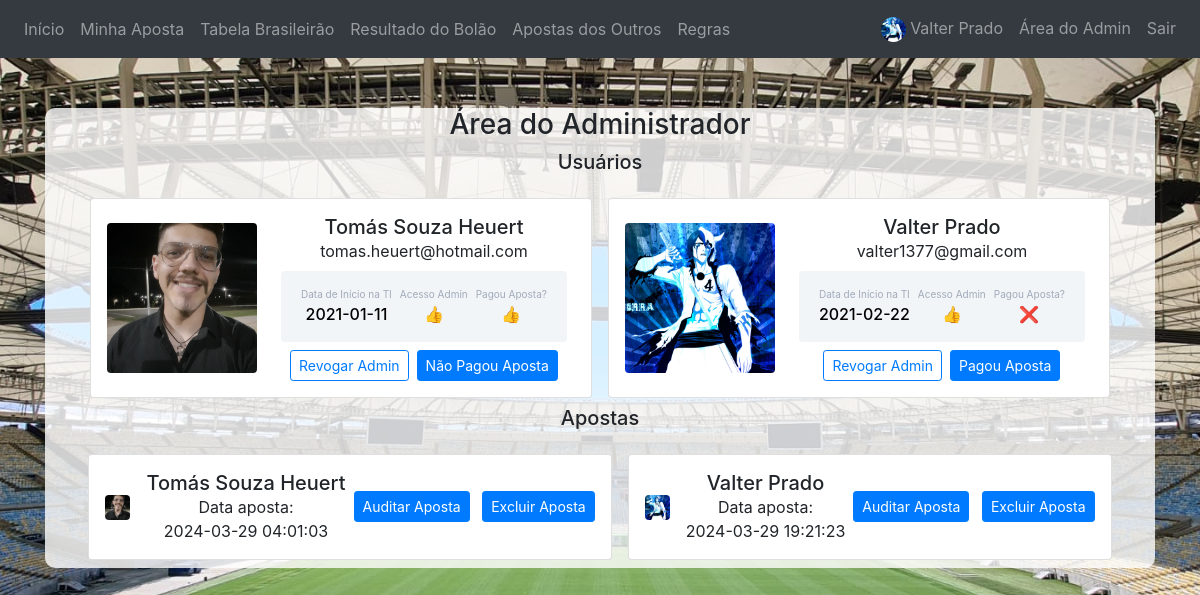
Screenshot of /admin_area (signed in) with the database file from the repository.
### website/models.py (models this page shows)
class User(db.Model, UserMixin):
    id = db.Column(db.Integer, primary_key=True)
    email = db.Column(db.String(150), unique=True)
    password = db.Column(db.String(150))
    cpf = db.Column(db.String(150))
    nome_completo = db.Column(db.String(150))
    pagou_aposta = db.Column(db.Boolean)
    has_admin = db.Column(db.Boolean)
    data_inicioti = db.Column(db.Date)
    foto_perfil = db.Column(db.String(200))
    notes = db.relationship('Note')

class Aposta(db.Model):
    id = db.Column(db.Integer, primary_key=True)
    user_id = db.Column(db.Integer, db.ForeignKey('user.id'))
    aposta_json = db.Column(db.String(10000))
    data_confirmacao = db.Column(db.DateTime(timezone=True), default=func.now())

### website/views.py (the view)
@views.route('/admin_area', methods=['GET','POST'])
@login_required
def admin_area():
    users = User.query.all()
    apostas = Aposta.query.all()
    for aposta in apostas:
        aposta.user = next(user for user in users if user.id == aposta.user_id)
    return render_template('admin_area.html', user=current_user, users=users, apostas=apostas)

### website/__init__.py (called while the page is built)
def create_app():
    app = Flask(__name__)
    app.config['SECRET_KEY'] = 'hjshjhdjah kjshkjdhjs'
    app.config['SQLALCHEMY_DATABASE_URI'] = f'sqlite:///{DB_NAME}'
    app.config["UPLOAD_FOLDER"] = UPLOAD_FOLDER
    db.init_app(app)
    from .views import views
    from .auth import auth
    app.register_blueprint(views, url_prefix='/')
    app.register_blueprint(auth, url_prefix='/')
    from .models import User, Note
    with app.app_context():
        db.create_all()
    login_manager = LoginManager()
    login_manager.login_view = 'auth.login'
    login_manager.login_message = ''
    login_manager.init_app(app)
    @login_manager.user_loader
    def load_user(id):
        return User.query.get(int(id))
    return app

### website/templates/admin_area.html (shortened to what this page needs)
{% extends "base.html" %}
{% block content %}
<div class="admin_area-container">
    <h3 align="center">Área do Administrador</h3>
    {% if user.has_admin %}
    <h5 align="center">Usuários</h5>
    <div class="container-fluid mt-3 d-flex justify-content-center">
        <div class="row">
            {% for user_row in users %}
            <div class="card p-3 m-2">
                <div class="d-flex align-items-center">
                    <div class="image">
                        <img src="{{user_row.foto_perfil}}" class="rounded" width="150px" height="150px"
                            style="object-fit: cover;">
                    </div>
                    <div class="ml-3">
                        <h5 class="mb-0 mt-0">{{user_row.nome_completo}}</h5>
                        <span>{{user_row.email}}</span>
                        <div class="p-3 m-2 bg-primary d-flex justify-content-between rounded text-white stats row">
                            <div class="d-flex flex-column mx-1">
                                <span class="detail-custom">Data de Início na TI</span>
                                <span class="number-custom">{{user_row.data_inicioti}}</span>
                            </div>
                            <div class="d-flex flex-column mx-1">
                                <span class="detail-custom">Acesso Admin</span>
                                <span class="number-custom">{% if user_row.has_admin %}👍{% else %}❌{% endif %}</span>
                            </div>
                            <div class="d-flex flex-column mx-1">
                                <span class="detail-custom">Pagou Aposta?</span>
                                <span class="number-custom">{% if user_row.pagou_aposta %}👍{% else %}❌{% endif %}</span>
                            </div>
                        </div>
                        <div class="button mt-2 d-flex flex-row justify-content-center align-items-center row">
                            <button class="btn btn-sm btn-outline-primary mx-1"
                                onclick="handleAdminAction('admin','{{user_row.id}}')">
                                {% if user_row.has_admin %}Revogar{% else %}Conceder{% endif %} Admin
                            </button>
                            <button class="btn btn-sm btn-primary mx-1"
                                onclick="handleAdminAction('pagamento','{{user_row.id}}')">
                                {% if user_row.pagou_aposta %}Não Pagou{% else %}Pagou{% endif %} Aposta
                            </button>
                        </div>
                    </div>
                </div>
            </div>
            {% endfor %}
        </div>
    </div>
    <h5 align="center">Apostas</h5>
    <div class="container mt-3 d-flex justify-content-center">
        {% if apostas %}
        <div class="row">
            {% for aposta in apostas %}
            <div class="card p-3 m-2">
                <div class="d-flex align-items-center justify-content-between">
                    <div class="image">
                        <img src="{{aposta.user.foto_perfil}}" class="rounded" width="25px" height="25px"
                            style="object-fit: cover;">
                    </div>
                    <div class="ml-3">
                        <h5 class="mb-0 mt-0">{{aposta.user.nome_completo}}</h5>
                        <span>Data aposta:</span><br/>
                        <span>{{aposta.data_confirmacao}}</span>
                    </div>
                    <div class="align-items-center">
                        <button class="btn btn-sm btn-primary ml-2"
                            onclick="window.location.href = '/auditoria_aposta?id={{aposta.id}}';">
                            Auditar Aposta
                        </button>
                        <button class="btn btn-sm btn-primary ml-2"
                            onclick="handleAdminAction('excluir_aposta','{{aposta.id}}')">
                            Excluir Aposta
                        </button>
                    </div>
                </div>
            </div>
            {% endfor %}
        </div>
        {% else %}
        <h4 align="center">Nada para ver aqui... Ainda... 👀</h4>
        {% endif %}
    </div>
    {% endif %}
</div>
{% endblock %}

### website/templates/base.html (shortened to what this page needs)
<!DOCTYPE html>
<html>
  <head>
    <link
      rel="stylesheet"
      href="https://stackpath.bootstrapcdn.com/bootstrap/4.4.1/css/bootstrap.min.css"
    />
    <link
      rel="stylesheet"
      href="https://stackpath.bootstrapcdn.com/font-awesome/4.7.0/css/font-awesome.min.css"
    />
  </head>
  <body>
    {% if user.is_authenticated %}
    <nav class="navbar navbar-expand-lg navbar-dark bg-dark">
      <div class="collapse navbar-collapse justify-content-between" id="navbar">
        <div class="navbar-nav">
          <a class="nav-item nav-link" id="home" href="/" title="Início">Início</a>
          <a class="nav-item nav-link" id="minha_aposta" href="/minha_aposta" title="Minha Aposta">Minha Aposta</a>
          <a class="nav-item nav-link" id="tabelaBrasileirao" href="/tabela_brasileirao" title="Tabela Brasileirão">Tabela Brasileirão</a>
          <a class="nav-item nav-link" id="tabelaBrasileirao" href="/resultado_bolao" title="Resultado do Bolão">Resultado do Bolão</a>
          <a class="nav-item nav-link" id="tabelaBrasileirao" href="/apostas_outros" title="Apostas dos Outros">Apostas dos Outros</a>
          <a class="nav-item nav-link" id="regras" href="/regras" title="Regras">Regras</a>
        </div>
        {% if user.is_authenticated %}
        <div class="navbar-nav">
          <a class="nav-item nav-link" href="/perfil" title="Perfil de {{user.nome_completo}}">
            <img src="{{user.foto_perfil}}" class="rounded-circle" width="25" height="25" style="object-fit: cover;">
            <span class="nav-item navbar-link">{{user.nome_completo}}</span>
          </a>
          {% if user.has_admin %}
          <a class="nav-item nav-link" id="logout" href="/admin_area" title="Área do Admin">Área do Admin</a>
          {% endif %}
          <a class="nav-item nav-link" id="logout" href="/logout" title="Sair" onclick="return confirm('Deseja mesmo sair?')">Sair</a>
        </div>
        {% endif %}
      </div>
    </nav>
    {% endif %}
    <div class="container">{% block content %} {% endblock %}</div>
  </body>
</html>

### website/templates/admin_area.html (style rules this page uses)
.stats { background: #f2f5f8 !important; color: #000 !important; }
.detail-custom { font-size: 10px; color: #a1aab9; }
.number-custom { font-weight: 500; }
body { background-image: url('/static/imagens/maraca.jpeg'); background-size: cover; background-position: center; background-attachment: fixed; }
.admin_area-container { background-color: rgba(255, 255, 255, 0.8); border-radius: 10px; padding: auto; padding-left: 15px; padding-right: 15px; margin-top: 50px; max-width: auto; margin-left: auto; margin-right: auto; text-align: center; }

### rows the page displays
User: foto_perfil (picture), nome_completo "Valter Prado", email "valter1377@gmail.com", data_inicioti "2021-02-22", has_admin "Revogar", pagou_aposta "Pagou"
User: foto_perfil (picture), nome_completo "Tomás Souza Heuert", email "tomas.heuert@hotmail.com", data_inicioti "2021-01-11", has_admin "Revogar", pagou_aposta "Não Pagou"
Aposta: user.foto_perfil (picture), user.nome_completo "Tomás Souza Heuert", data_confirmacao "2024-03-29 04:01:03"
Aposta: user.foto_perfil (picture), user.nome_completo "Valter Prado", data_confirmacao "2024-03-29 19:21:23"
